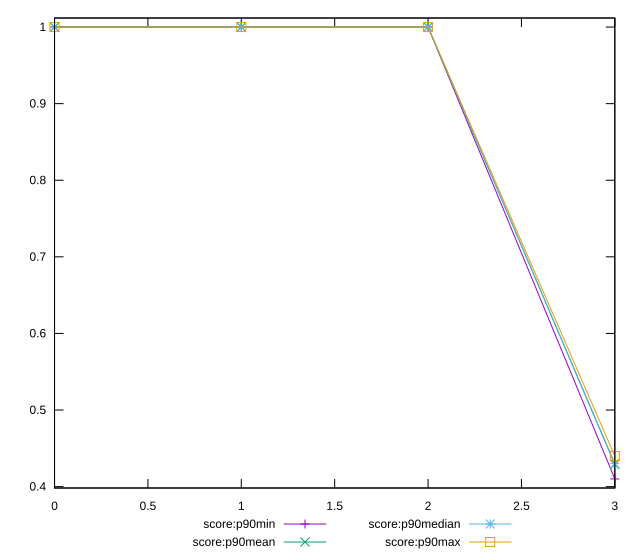

Write the gnuplot code that produced this figure.
reset

$scoreP90Min <<EOF
0 1
1 1
2 1
3 0.41
EOF

$scoreP90Mean <<EOF
0 1
1 1
2 1
3 0.4290425531914892
EOF

$scoreP90Median <<EOF
0 1
1 1
2 1
3 0.43
EOF

$scoreP90Max <<EOF
0 1
1 1
2 1
3 0.44
EOF

set key outside below
set xrange [0:3]
set yrange [0.3982:1.0118]
set trange [0.3982:1.0118]
set terminal svg size 640, 560 enhanced background rgb 'white'
set output "reports/report_00031_2021-02-24T23-18-18.084Z/first-cpu-idle/progression/score.svg"

plot $scoreP90Min title "score:p90min" with linespoints, \
     $scoreP90Mean title "score:p90mean" with linespoints, \
     $scoreP90Median title "score:p90median" with linespoints, \
     $scoreP90Max title "score:p90max" with linespoints

reset
